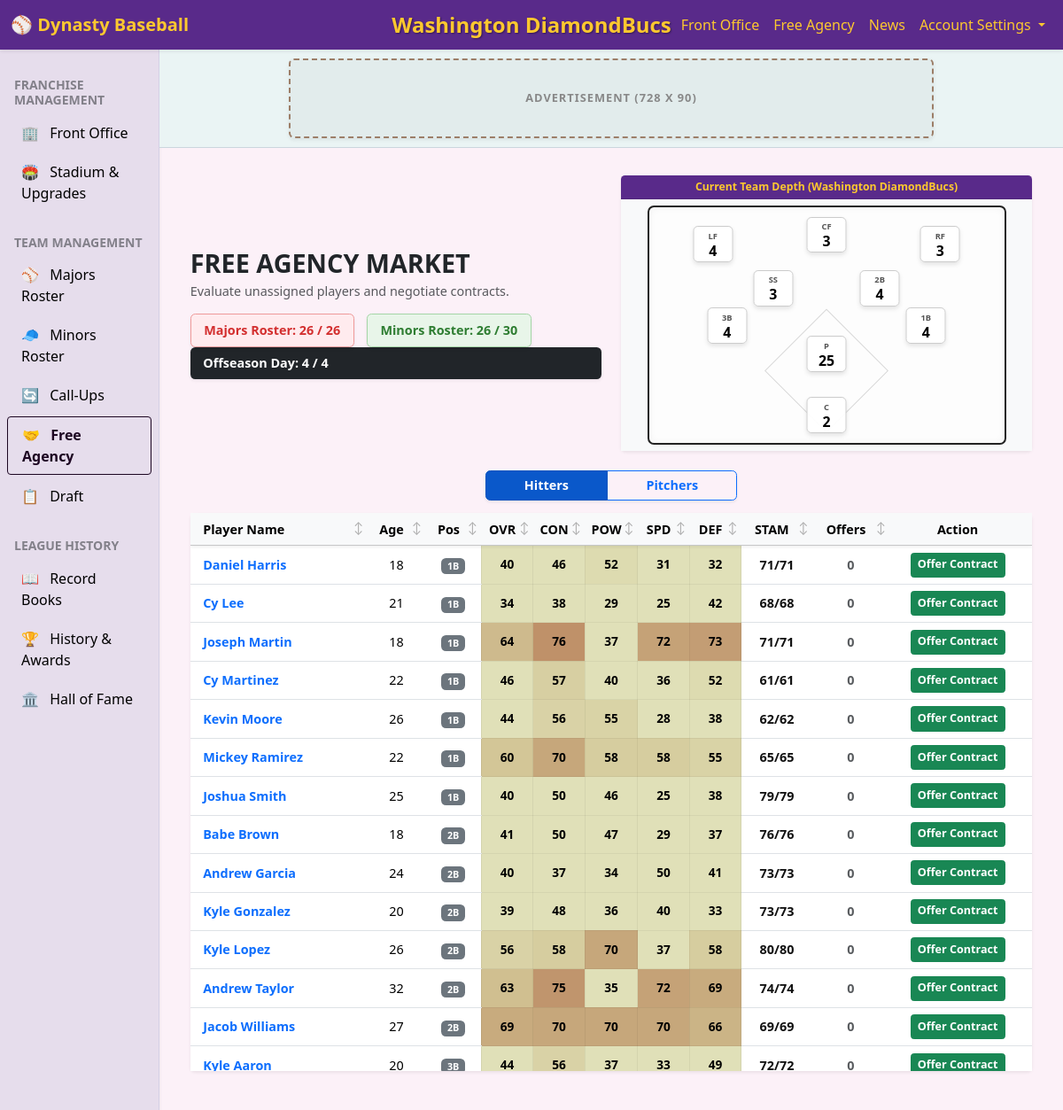
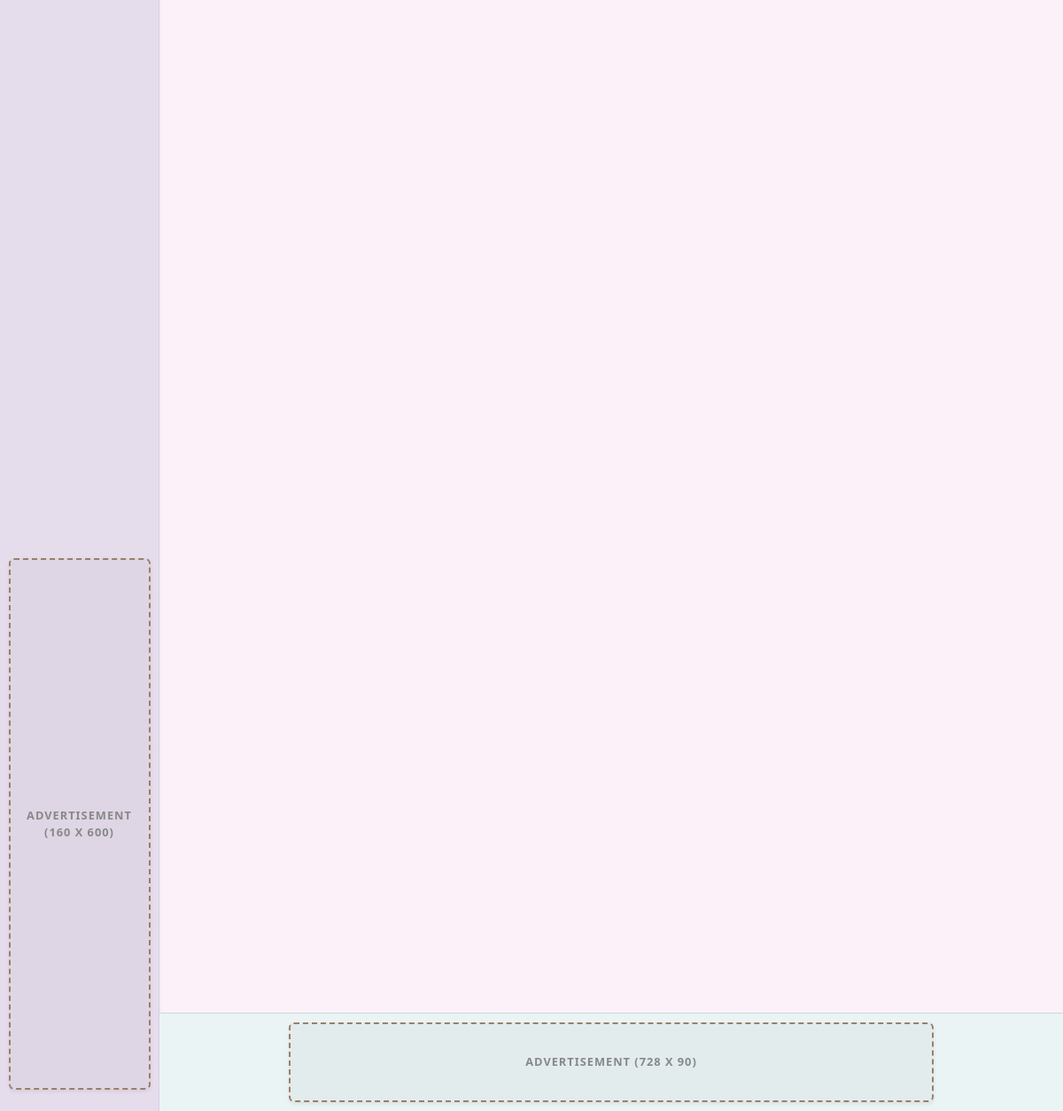
Screenshot of /free_agency/1 with the database file from the repository (2 pictures, top to bottom).
### model_player.py (models this page shows)
class PlayerRating(db.Model):
    __tablename__ = 'player_ratings'
    rating_id = db.Column(db.Integer, primary_key=True)
    player_id = db.Column(db.Integer, db.ForeignKey('players_base.player_id'), nullable=False)
    team_id = db.Column(db.Integer, db.ForeignKey('teams.team_id'), nullable=True)
    season = db.Column(db.Integer, nullable=False)
    league_level = db.Column(db.Integer, nullable=False)
    age = db.Column(db.Integer, nullable=False)
    position = db.Column(db.String(10))
    role = db.Column(db.String(20))
    trait_1 = db.Column(db.String(50))
    trait_2 = db.Column(db.String(50))
    trait_3 = db.Column(db.String(50))
    trait_count = db.Column(db.Integer, default=0)
    recent_form = db.Column(db.Integer, default=50)
    psyche_mod = db.Column(db.Integer, default=0)
    assigned_pos = db.Column(db.String(10))
    assigned_role = db.Column(db.String(20))
    batting_order = db.Column(db.Integer)
    con_timing = db.Column(db.Integer, nullable=False, default=1)
    con_barrel = db.Column(db.Integer, nullable=False, default=1)
    pow_str = db.Column(db.Integer, nullable=False, default=1)
    pow_batspd = db.Column(db.Integer, nullable=False, default=1)
    pow_elev = db.Column(db.Integer, nullable=False, default=1)
    disc_eye = db.Column(db.Integer, nullable=False, default=1)
    disc_restr = db.Column(db.Integer, nullable=False, default=1)
    spd_sprint = db.Column(db.Integer, nullable=False, default=1)
    spd_inst = db.Column(db.Integer, nullable=False, default=1)
    def_range = db.Column(db.Integer, nullable=False, default=1)
    def_react = db.Column(db.Integer, nullable=False, default=1)
    def_glove = db.Column(db.Integer, nullable=False, default=1)
    def_armstr = db.Column(db.Integer, nullable=False, default=1)
    def_armacc = db.Column(db.Integer, nullable=False, default=1)
    stam_max = db.Column(db.Integer, nullable=False, default=1)
    stam_cur = db.Column(db.Integer, nullable=False, default=1)
    pit_velo = db.Column(db.Integer, nullable=False, default=1)
    pit_vel_armspd = db.Column(db.Integer, nullable=False, default=1)
    pit_vel_decept = db.Column(db.Integer, nullable=False, default=1)
    pit_ctrl = db.Column(db.Integer, nullable=False, default=1)
    pit_ctrl_acc = db.Column(db.Integer, nullable=False, default=1)
    pit_ctrl_cmd = db.Column(db.Integer, nullable=False, default=1)
    pit_mov = db.Column(db.Integer, nullable=False, default=1)
    pit_mov_spin = db.Column(db.Integer, nullable=False, default=1)
    pit_mov_bite = db.Column(db.Integer, nullable=False, default=1)

### app_routes.py (the view)
@main_bp.route('/free_agency/<team_id>')
def free_agency(team_id):
    try:
        team_id = int(team_id)
    except ValueError:
        team_id = 1
    if team_id != 1:
        team_id = 1
    current_season = get_current_season()
    process_expired_bids()
    current_day = get_current_offseason_day()
    team_query = text("SELECT location, nickname, color_primary, color_secondary FROM teams WHERE team_id = :tid")
    team = db.session.execute(team_query, {'tid': team_id}).fetchone()
    wb_query = text("""
        SELECT position, role
        FROM player_ratings
        WHERE team_id = :tid AND season = :season
    """)
    team_roster = db.session.execute(wb_query, {'tid': team_id, 'season': current_season}).fetchall()
    pos_counts = {'C': 0, '1B': 0, '2B': 0, '3B': 0, 'SS': 0, 'LF': 0, 'CF': 0, 'RF': 0, 'P': 0}
    for r in team_roster:
        pos = str(r.position).strip().upper() if r.position else "UNKNOWN"
        if pos == 'P' or pos in ['SP', 'MR', 'LR', 'SU', 'CL', 'RP']:
            pos_counts['P'] += 1
        elif pos in pos_counts:
            pos_counts[pos] += 1
    fa_query = text("""
        SELECT b.first_name, b.last_name, b.player_id, r.age, r.position, r.role,
               r.con_timing, r.con_barrel, r.pow_str, r.pow_batspd, r.pow_elev,
               r.spd_sprint, r.spd_inst, r.def_range, r.def_glove, r.def_react,
               r.pit_velo, r.pit_ctrl, r.pit_mov, r.stam_cur, r.stam_max
        FROM players_base b
        JOIN player_ratings r ON b.player_id = r.player_id
        WHERE r.team_id IS NULL AND r.league_level = 'FA' AND r.season = :season
        ORDER BY r.position ASC, b.last_name ASC
    """)
    raw_fas = db.session.execute(fa_query, {'season': current_season}).fetchall()
    fa_hitters = []
    fa_pitchers = []
    for row in raw_fas:
        p = {
            'id': row.player_id,
            'name': f"{row.first_name} {row.last_name}",
            'age': row.age,
            'pos': row.position,
            'stam_cur': row.stam_cur or 0,
            'stam_tot': row.stam_max or 0
        }
        is_pitcher = row.role == 'Pitcher' or row.position in ['SP', 'MR', 'LR', 'SU', 'CL', 'RP', 'P']
        if is_pitcher:
            p['vel'] = row.pit_velo or 0
            p['ctrl'] = row.pit_ctrl or 0
            p['mov'] = row.pit_mov or 0
            p['ovr'] = int(round((p['vel'] + p['ctrl'] + p['mov']) / 3))
            fa_pitchers.append(p)
        else:
            p['con'] = int(round(((row.con_timing or 0) + (row.con_barrel or 0)) / 2))
            p['pow'] = int(round(((row.pow_str or 0) + (row.pow_batspd or 0) + (row.pow_elev or 0)) / 3))
            p['spd'] = int(round(((row.spd_sprint or 0) + (row.spd_inst or 0)) / 2))
            p['def'] = int(round(((row.def_range or 0) + (row.def_glove or 0) + (row.def_react or 0)) / 3))
            p['ovr'] = int(round((p['con'] + p['pow'] + p['spd'] + p['def']) / 4))
            fa_hitters.append(p)
    all_bids_query = text("""
        SELECT player_id, COUNT(bid_id) as total_offers
        FROM fa_bids
        WHERE status = 'Pending'
        GROUP BY player_id
    """)
    all_bids_raw = db.session.execute(all_bids_query).fetchall()
    offer_counts = {str(row.player_id): row.total_offers for row in all_bids_raw}
    my_bids_query = text("""
        SELECT player_id, years, salary
        FROM fa_bids
        WHERE team_id = :tid AND status = 'Pending'
    """)
    my_bids_raw = db.session.execute(my_bids_query, {'tid': team_id}).fetchall()
    my_pending_offers = {str(row.player_id): {'years': row.years, 'salary': row.salary} for row in my_bids_raw}
    for player_list in [fa_hitters, fa_pitchers]:
        for p in player_list:
            p['total_offers'] = offer_counts.get(str(p['id']), 0)
            p['my_offer'] = my_pending_offers.get(str(p['id']), None)
    limits = check_roster_limits(team_id, current_season)
    return render_template('free_agency.html',
                           team_id=team_id,
                           team_nickname=f"{team.location} {team.nickname}" if team else "Free Agency",
                           team_color_1=team.color_primary if team else "#000000",
                           team_color_2=team.color_secondary if team else "#FFFFFF",
                           pos_counts=pos_counts,
                           fa_hitters=fa_hitters,
                           fa_pitchers=fa_pitchers,
                           get_main_bg=get_main_bg,
                           get_main_text=get_main_text,
                           get_stamina_color=get_stamina_color,
                           limits=limits,
                           current_day=current_day) # Passed to the UI clock!

### templates/free_agency.html (shortened to what this page needs)
{% extends "base.html" %}
{% block content %}
<div class="container-fluid mt-2">
    <div class="row mb-4 align-items-center">
        <div class="col-md-6">
            <h2 class="mb-1 fw-bold text-uppercase">Free Agency Market</h2>
            <p class="text-muted fs-6">Evaluate unassigned players and negotiate contracts.</p>
            <div class="d-flex gap-3">
                <div class="fs-6 fw-bold px-3 py-2 rounded shadow-sm"
                     style="background-color: {% if limits.mlb_full %}#ffebee{% else %}#e8f5e9{% endif %};
                            color: {% if limits.mlb_full %}#d32f2f{% else %}#2e7d32{% endif %};
                            border: 1px solid {% if limits.mlb_full %}#ef9a9a{% else %}#a5d6a7{% endif %};">
                    Majors Roster: {{ limits.mlb_count }} / 26
                </div>
                <div class="fs-6 fw-bold px-3 py-2 rounded shadow-sm"
                     style="background-color: {% if limits.aaa_full %}#ffebee{% else %}#e8f5e9{% endif %};
                            color: {% if limits.aaa_full %}#d32f2f{% else %}#2e7d32{% endif %};
                            border: 1px solid {% if limits.aaa_full %}#ef9a9a{% else %}#a5d6a7{% endif %};">
                    Minors Roster: {{ limits.aaa_count }} / 30
                </div>
            </div>
                <div class="fs-6 fw-bold px-3 py-2 rounded shadow-sm bg-dark text-white">
                    Offseason Day: {{ current_day }} / 4
                </div>
            </div>
        <div class="col-md-6">
            <div class="card shadow-sm border-0">
                <div class="card-header card-header-dynamic py-1 fw-bold text-center" style="font-size: 0.85rem;">
                    Current Team Depth ({{ team_nickname }})
                </div>
                <div class="card-body p-2 bg-light">
                    <div class="whiteboard-container">
                        {% for pos in ['C', '1B', '2B', '3B', 'SS', 'LF', 'CF', 'RF', 'P'] %}
                        <div class="wb-pos wb-{{ pos|lower }}">
                            <div class="wb-label">{{ pos }}</div>
                            <div class="wb-count">{{ pos_counts[pos] }}</div>
                        </div>
                        {% endfor %}
                    </div>
                </div>
            </div>
        </div>
    </div>
    <div class="row mb-3">
        <div class="col-12 d-flex justify-content-center">
            <div class="btn-group shadow-sm" role="group" aria-label="Toggle Hitters and Pitchers">
                <button type="button" id="btn-hitters" class="btn btn-primary fw-bold px-5 active" onclick="toggleView('hitters')">Hitters</button>
                <button type="button" id="btn-pitchers" class="btn btn-outline-primary fw-bold px-5" onclick="toggleView('pitchers')">Pitchers</button>
            </div>
        </div>
    </div>
    <div class="card shadow-sm border-0">
        <div class="card-body p-0">
            <div id="section-hitters" class="table-responsive" style="max-height: 700px; overflow-y: auto;">
                <table class="table table-hover align-middle text-center mb-0" id="table-hitters">
                    <thead class="table-light sticky-top shadow-sm">
                        <tr>
                            <th class="text-start ps-3 sortable" data-type="string" onclick="sortTable(this)">Player Name</th>
                            <th class="sortable" data-type="number" onclick="sortTable(this)">Age</th>
                            <th class="sortable" data-type="string" onclick="sortTable(this)">Pos</th>
                            <th class="sortable" data-type="number" onclick="sortTable(this)">OVR</th>
                            <th class="sortable" data-type="number" onclick="sortTable(this)">CON</th>
                            <th class="sortable" data-type="number" onclick="sortTable(this)">POW</th>
                            <th class="sortable" data-type="number" onclick="sortTable(this)">SPD</th>
                            <th class="sortable" data-type="number" onclick="sortTable(this)">DEF</th>
                            <th class="sortable" data-type="string" onclick="sortTable(this)">STAM</th>
                            <th class="sortable" data-type="number" onclick="sortTable(this)">Offers</th>
                            <th class="pe-3">Action</th>
                        </tr>
                    </thead>
                    <tbody>
                        {% for p in fa_hitters %}
                        <tr>
                            <td class="text-start ps-3">
                                <a href="{{ url_for('main.player_profile', player_id=p.id) }}" class="fw-bold text-primary text-decoration-none" target="_blank">{{ p.name }}</a>
                            </td>
                            <td>{{ p.age }}</td>
                            <td><span class="badge bg-secondary">{{ p.pos }}</span></td>
                            <td class="rating-cell" style="background-color: {{ get_main_bg(p.ovr) }}; color: {{ get_main_text(p.ovr) }};">{{ p.ovr }}</td>
                            <td class="rating-cell" style="background-color: {{ get_main_bg(p.con) }}; color: {{ get_main_text(p.con) }};">{{ p.con }}</td>
                            <td class="rating-cell" style="background-color: {{ get_main_bg(p.pow) }}; color: {{ get_main_text(p.pow) }};">{{ p.pow }}</td>
                            <td class="rating-cell" style="background-color: {{ get_main_bg(p.spd) }}; color: {{ get_main_text(p.spd) }};">{{ p.spd }}</td>
                            <td class="rating-cell" style="background-color: {{ get_main_bg(p.def) }}; color: {{ get_main_text(p.def) }};">{{ p.def }}</td>
                            <td class="fw-bold" style="color: {{ get_stamina_color(p.stam_cur, p.stam_tot) }};">{{ p.stam_cur }}/{{ p.stam_tot }}</td>
                            <td class="fw-bold align-middle">
                                {% if p.total_offers > 0 %}
                                    <span class="badge bg-danger">{{ p.total_offers }}</span>
                                {% else %}
                                    <span class="text-muted">0</span>
                                {% endif %}
                            </td>
                            <td class="pe-3 align-middle">
                                <button type="button" class="btn btn-sm fw-bold {% if p.my_offer %}btn-primary{% else %}btn-success{% endif %}" data-bs-toggle="modal" data-bs-target="#offerModal{{ p.id }}">
                                    {% if p.my_offer %}Update Offer{% else %}Offer Contract{% endif %}
                                </button>
                            </td>
                        </tr>
                        {% endfor %}
                    </tbody>
                </table>
            </div>
        </div>
    </div>
</div>
{% endblock %}

### rows the page displays
PlayerRating: name "Daniel Harris", age "18", pos "1B", ovr "40", con "46", pow "52", spd "31", def "32", stam_cur "71", stam_tot "71"
PlayerRating: name "Cy Lee", age "21", pos "1B", ovr "34", con "38", pow "29", spd "25", def "42", stam_cur "68", stam_tot "68"
PlayerRating: name "Joseph Martin", age "18", pos "1B", ovr "64", con "76", pow "37", spd "72", def "73", stam_cur "71", stam_tot "71"
PlayerRating: name "Cy Martinez", age "22", pos "1B", ovr "46", con "57", pow "40", spd "36", def "52", stam_cur "61", stam_tot "61"
PlayerRating: name "Kevin Moore", age "26", pos "1B", ovr "44", con "56", pow "55", spd "28", def "38", stam_cur "62", stam_tot "62"
PlayerRating: name "Mickey Ramirez", age "22", pos "1B", ovr "60", con "70", pow "58", spd "58", def "55", stam_cur "65", stam_tot "65"
PlayerRating: name "Joshua Smith", age "25", pos "1B", ovr "40", con "50", pow "46", spd "25", def "38", stam_cur "79", stam_tot "79"
PlayerRating: name "Babe Brown", age "18", pos "2B", ovr "41", con "50", pow "47", spd "29", def "37", stam_cur "76", stam_tot "76"
PlayerRating: name "Andrew Garcia", age "24", pos "2B", ovr "40", con "37", pow "34", spd "50", def "41", stam_cur "73", stam_tot "73"
PlayerRating: name "Kyle Gonzalez", age "20", pos "2B", ovr "39", con "48", pow "36", spd "40", def "33", stam_cur "73", stam_tot "73"
PlayerRating: name "Kyle Lopez", age "26", pos "2B", ovr "56", con "58", pow "70", spd "37", def "58", stam_cur "80", stam_tot "80"
PlayerRating: name "Andrew Taylor", age "32", pos "2B", ovr "63", con "75", pow "35", spd "72", def "69", stam_cur "74", stam_tot "74"
PlayerRating: name "Jacob Williams", age "27", pos "2B", ovr "69", con "70", pow "70", spd "70", def "66", stam_cur "69", stam_tot "69"
PlayerRating: name "Kyle Aaron", age "20", pos "3B", ovr "44", con "56", pow "37", spd "33", def "49", stam_cur "72", stam_tot "72"

### other values shown
{{ team_nickname|default("DiamondBucs") }} "Washington DiamondBucs"
{{ limits.mlb_count }} "26"
{{ limits.aaa_count }} "26"
{{ current_day }} "4"
{{ team_nickname }} "Washington DiamondBucs"
{{ pos }} "C" "1B" "2B" "3B" "SS" "LF" "CF" "RF" "P"
{{ pos_counts[pos] }} "2" "4" "4" "4" "3" "4" "3" "3" "25"
